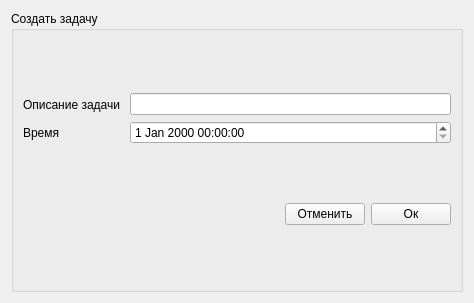
<?xml version="1.0" encoding="UTF-8"?>
<ui version="4.0">
 <class>FormTaskEdit</class>
 <widget class="QWidget" name="FormTaskEdit">
  <property name="geometry">
   <rect>
    <x>0</x>
    <y>0</y>
    <width>474</width>
    <height>303</height>
   </rect>
  </property>
  <property name="minimumSize">
   <size>
    <width>132</width>
    <height>132</height>
   </size>
  </property>
  <property name="windowTitle">
   <string>Создать задачу</string>
  </property>
  <layout class="QVBoxLayout" name="verticalLayout_4">
   <item>
    <widget class="QGroupBox" name="groupBox">
     <property name="title">
      <string>Создать задачу</string>
     </property>
     <layout class="QVBoxLayout" name="verticalLayout_3">
      <item>
       <layout class="QHBoxLayout" name="horizontalLayout">
        <item>
         <layout class="QVBoxLayout" name="verticalLayout">
          <item>
           <widget class="QLabel" name="label_edit">
            <property name="text">
             <string>Описание задачи </string>
            </property>
           </widget>
          </item>
          <item>
           <widget class="QLabel" name="label_2_edit">
            <property name="text">
             <string>Время</string>
            </property>
           </widget>
          </item>
         </layout>
        </item>
        <item>
         <layout class="QVBoxLayout" name="verticalLayout_2">
          <item>
           <widget class="QLineEdit" name="lineEdit_edit">
            <property name="text">
             <string/>
            </property>
           </widget>
          </item>
          <item>
           <widget class="QDateTimeEdit" name="dateTimeEdit_edit"/>
          </item>
         </layout>
        </item>
       </layout>
      </item>
      <item>
       <layout class="QHBoxLayout" name="horizontalLayout_2">
        <item>
         <spacer name="horizontalSpacer">
          <property name="orientation">
           <enum>Qt::Horizontal</enum>
          </property>
          <property name="sizeHint" stdset="0">
           <size>
            <width>40</width>
            <height>20</height>
           </size>
          </property>
         </spacer>
        </item>
        <item>
         <widget class="QPushButton" name="pushButton_edit">
          <property name="text">
           <string>Отменить</string>
          </property>
         </widget>
        </item>
        <item>
         <widget class="QPushButton" name="pushButton_2_edit">
          <property name="text">
           <string>Ок</string>
          </property>
         </widget>
        </item>
       </layout>
      </item>
     </layout>
    </widget>
   </item>
  </layout>
 </widget>
 <resources/>
 <connections/>
</ui>
